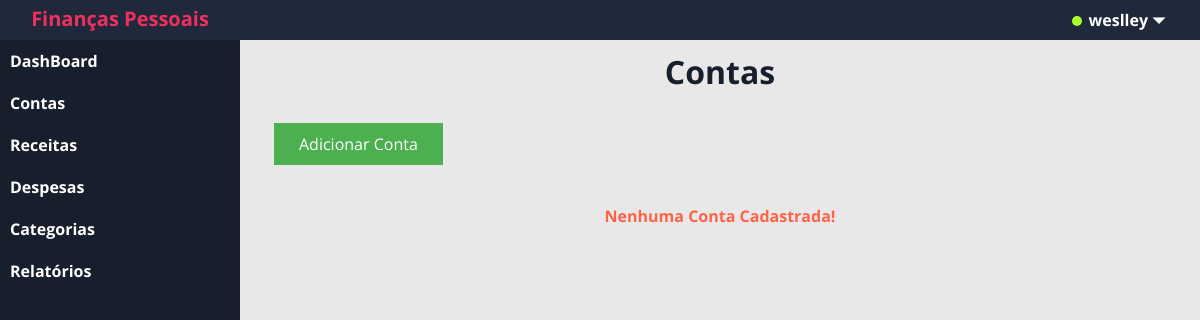
The app's page /?c=contas (signed in), older data.
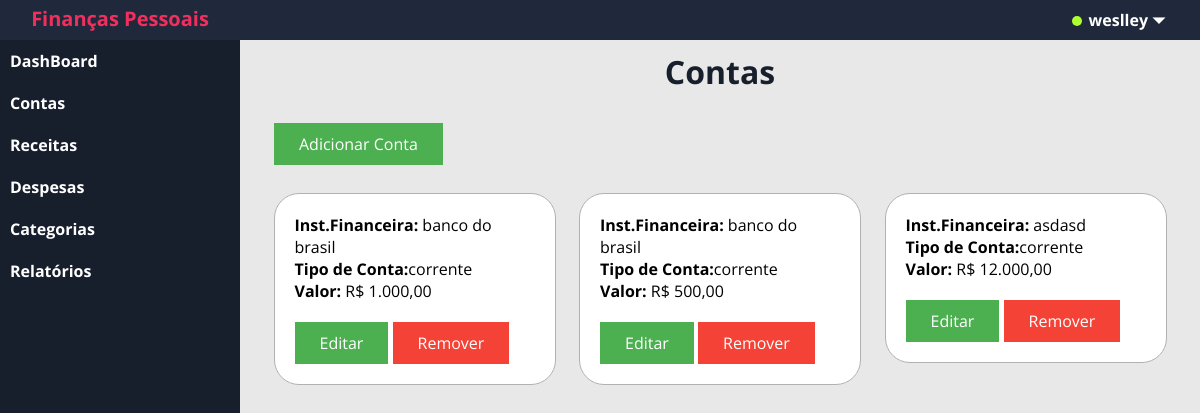
The same page, newer data.
### tables this page shows
CREATE TABLE `conta` (
  `id` int(11) NOT NULL,
  `valor` double(10,2) NOT NULL,
  `instFinanca` varchar(60) NOT NULL,
  `descricao` varchar(60) NOT NULL,
  `tipo_conta` varchar(8) NOT NULL,
  `id_usuario` int(11) NOT NULL
);

### app/controller/Contas.php (called while the page is built, shortened)
<?php
class Contas extends Controller
    {
        public function index()
        {
            try {
                $respContas = new Repository('app\model\class\Conta');
                $criteria = new Criteria;
                $criteria->add('id_usuario','=',Usuario::get('id'));
                $resultContas = $respContas->load($criteria);
                array_map(function($obj){
                    return $obj->valor = FiltraMoeda::currency($obj->valor);
                }, $resultContas);
            } catch (\Exception $e) {
                Transaction::rollback();
                echo $e->getMessage();
            }
            $this->view([
                'template/header',
                'conta/listagem',
                'template/footer'
            ],[
                'usuario_logado' => Usuario::get('nome'),
                'contasListagem' =>  $resultContas,
                'msg'            => FlashMessage::get()
            ]);
        }
    }

### app/model/Repository.php (called while the page is built, shortened)
<?php
    final class Repository
    {
        private $activeRecord;
        public function __construct($class)
        {
            $this->activeRecord = $class;
        }
        public function load(Criteria|null $criteria = null)
        {
            $sql = "SELECT * FROM ".constant($this->activeRecord.'::TABLENAME');
            if($criteria)
            {
                $expressao = $criteria->dump();
                if($expressao)
                {
                    $sql .= " WHERE ".$expressao;
                }
            }
            if($conn = Transaction::get())
            {
                $result = $conn->query($sql);
                $results = array();
                if($result)
                {
                    while($row = $result->fetchObject($this->activeRecord))
                    {
                        $results[] = $row;
                    }
                    return $results;
                }
            }
            else
            {
                throw new \Exception('Não há transação ativa!');
            }
        }
    }

### app/model/Criteria.php (called while the page is built, shortened)
<?php
    class Criteria
    {
        private $filters;
        function __construct()
        {
            $this->filters = array();
        }
        public function add($variable,$compare_operator,$value,$logic_operator = 'and',$transform = true)
        {
            if(empty($this->filters))
            {
                $logic_operator = null;
            }
            if($transform)
            {
                $this->filters[] = [$variable,$compare_operator,$this->transform($value),$logic_operator];
            }
            else{
                $this->filters[] = [$variable,$compare_operator,$value,$logic_operator];
            }
        }
        public function transform($value)
        {
            if(is_array($value))
            {
                foreach($value as $x)
                {
                    if(is_integer($x)){
                        $foo[] = $x;
                    }
                    else if(is_string($x))
                    {
                        $foo[] = "'$x'";
                    }
                }
                $result = '('.implode(',',$foo).')';
            }
            else if(is_string($value))
            {
                $result = "'$value'";
            }
            return $result;
        }
        public function dump()
        {
            if(is_array($this->filters) and count($this->filters) > 0)
            {
                $result = '';
                foreach($this->filters as $filter)
                {
                    $result .= $filter[3].' '.$filter[0].' '.$filter[1].' '.$filter[2].' ';
                }
                $result = trim($result);
                return "({$result})";
            }
        }
    }

### app/model/Record.php (called while the page is built, shortened)
<?php
    abstract class Record
    {
        protected array $data;
        public function __set($prop,$value)
        {
           if(method_exists($this,'set_'.$prop))
           {
            call_user_func(array($this,'set_'.$prop),$value);
           }
           else
           {
               if($value == null)
               {
                   unset($this->data[$prop]);
               }
               else{
                   $this->data[$prop] = $value;
               }
           }
        }
        public function __get($prop)
        {
           if(method_exists($this,'get_'.$prop))
           {
            return call_user_func(array($this,'get_'.$prop));
           }
           else
           {
               if(isset($this->data[$prop]))
               {
                   return $this->data[$prop];
               }
           }
        }
    }

### app/view/conta/listagem.php (the view, shortened to what this page needs)
<div id="form-listagem-conta" >
    <h1 id="titulo-conta_listagem">Contas</h1>
    <div>
        <a href="./?c=contas&m=inserir" id="btn-adicionar-conta">Adicionar Conta</a><br>
    </div>
    <?php
        if(isset($contasListagem) && !empty($contasListagem)):
            foreach($contasListagem as $conta_item):
    ?>
    <div class="conta_info">
        <b>Inst.Financeira:</b> <?= $conta_item->instFinanca ?><br>
        <b>Tipo de Conta:</b><?=  $conta_item->tipo_conta ?><br>
        <b>Valor:</b> R$ <?= $conta_item->valor ?><br>
        <div style="margin-top: 20px;">
            <a href="./?c=contas&m=editar&id=<?=$conta_item->id?>" class='btn_editar_conta'>Editar</a>
            <a href="./?c=contas&m=excluir&id=<?=$conta_item->id?>" class='btn_excluir_conta' onclick="return confirm('Tem certeza que deseja Remover?');">Remover</a>
        </div>
    </div>
    <?php
            endforeach;
        else:
    ?>
    <p style="text-align: center; color:tomato;margin-top:5vh;">
        <b>Nenhuma Conta Cadastrada!</b>
    </p>
    <?php endif; ?>
</div>

### index.php (shortened to what this page needs)
<?php
    $classe = isset($_GET['c']) ? NAMESPACE_CONTROLLER.ucfirst($_GET['c']) : NAMESPACE_CONTROLLER.'Login';
    $metodo = isset($_GET['m']) ? strtolower($_GET['m']) : 'index';
    if(class_exists($classe))
    {
        $c = new $classe;
        if(method_exists($c,$metodo))
        {
            $m = $metodo;
            $c->$m();
            exit();
        }
    }

### app/controller/Controller.php (shortened to what this page needs)
<?php
    abstract class Controller
    {
        protected function view(array $templates,array $dados = array())
        {
            foreach($templates as $template)
            {
                require_once __DIR__."/../view/{$template}.php";
            }
        }
    }

### app/view/template/header.php (shortened to what this page needs)
<!DOCTYPE html>
<html lang="pt-br">
<head>
    <link rel="stylesheet" type="text/css" href="assets/css/style.css">
    <link rel="stylesheet" type="text/css" href="assets/css/dashboard.css">
    <link rel="stylesheet" href="https://cdnjs.cloudflare.com/ajax/libs/font-awesome/6.0.0-beta2/css/all.min.css">
</head>
<body>
    <div id="sdsd">
        <div id="ini-menu">
            <a href="./">Finanças Pessoais</a>
        </div>
        <div class="dropdown">
            <button class="dropbtn"> <div id="circulo-on"></div> <?= $usuario_logado ?> &#9207</button>
        </div>
    </div>
    <div id="menu">
        <ul>
            <li><a href="./?c=home">DashBoard</a></li>
            <li><a href="./?c=contas">Contas</a></li>
            <li><a href="./?c=receita">Receitas</a></li>
            <li><a href="./?c=despesa">Despesas</a></li>
            <li><a href="./?c=categorias">Categorias</a></li>
            <li><a href="./?c=relatorios">Relatórios</a></li>
        </ul>
    </div>
    <div id="conteudo">
        <div class="exemplo">

### app/view/template/footer.php
        </div>
    </div>
</body>
</html>

### assets/css/style.css (style rules this page uses)
* { padding: 0px; margin: 0px; font-family: 'Open Sans', sans-serif; box-sizing: border-box; }
#menu { height: 100vh; float: left; }
#menu { background-color:#181F2C ; width: 20%; margin-top: 5vh; position: fixed; }
#conteudo { background-color: #E8E8E8; width: 80%; padding: 10px; overflow: auto; margin-top: 5vh; float: right; height: 95vh; }
ul li { display: block; }
ul li a { display: inline-block; width: 100%; padding: 10px; text-align: left; text-decoration: none; color: white; font-weight: bold; }
.exemplo { overflow: auto; }
.conta_info { border: 1px solid rgb(177, 177, 177); width: 30% ; padding: 20px; margin: 3% 0 0 2.5%; float: left; border-radius: 25px; background-color: white; }
.btn_editar_conta:link, .btn_editar_conta:visited { background-color: #4CAF50; color: white; padding: 10px 25px; text-align: center; text-decoration: none; display: inline-block; }
.btn_excluir_conta:link, .btn_excluir_conta:visited { background-color: #f44336; color: white; padding: 10px 25px; text-align: center; text-decoration: none; display: inline-block; }
#titulo-conta_listagem { text-align: center; font-weight: bold; color: #181F2C; margin-bottom: 30px; }
#form-listagem-conta { overflow: auto; }
#btn-adicionar-conta { display: inline-block; margin-left: 3vh; }
#btn-adicionar-conta:link, #btn-adicionar-conta:visited { background-color: #4CAF50; color: white; padding: 10px 25px; text-align: center; text-decoration: none; display: inline-block; }

### app/view/template/header.php (style rules this page uses)
#sdsd { background-color: #20293b; height: 5vh; width: 100%; position: fixed; }
#ini-menu { width: 20%; background-color: #20293b; float: left; height: 5vh; }
#ini-menu a { display: inline-block; width: 100%; text-align: center; color: #EF305E; text-decoration: none; font-weight: bold; padding: 5px; font-size: 20px; }
#circulo-on { display: inline-block; background-color: greenyellow; width: 10px; height: 10px; border-radius: 10px; margin-right: 2px; }
.dropbtn { background-color: #20293B; height: 5vh; color: white; font-size: 16px; border: none; font-weight: bold; }
.dropdown { position: relative; float: right; margin-right: 35px; }

Row changes from the older to the newer data that the page shows:
added conta: instFinanca "banco do brasil", tipo_conta "corrente", valor "1.000,00"
added conta: instFinanca "banco do brasil", tipo_conta "corrente", valor "500,00"
added conta: instFinanca "asdasd", tipo_conta "corrente", valor "12.000,00"
Text that changed along with them:
list line gone: "Nenhuma Conta Cadastrada!"
